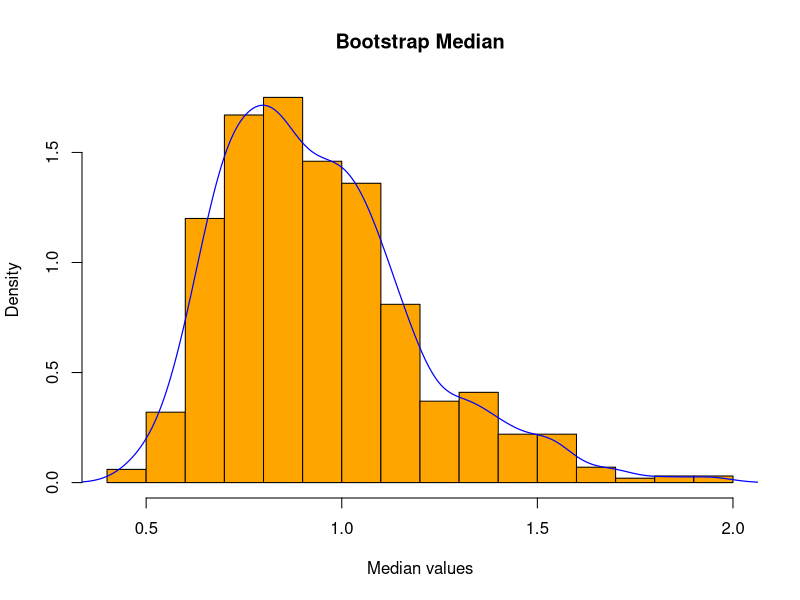
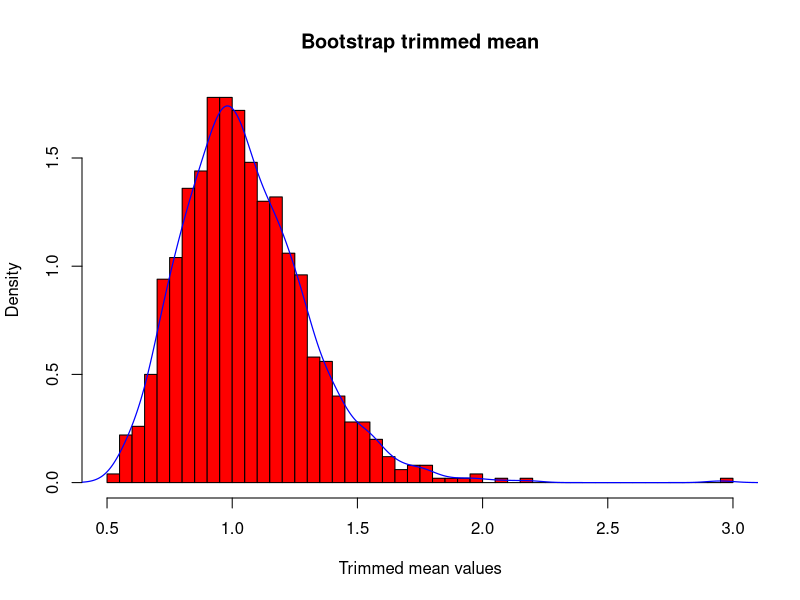
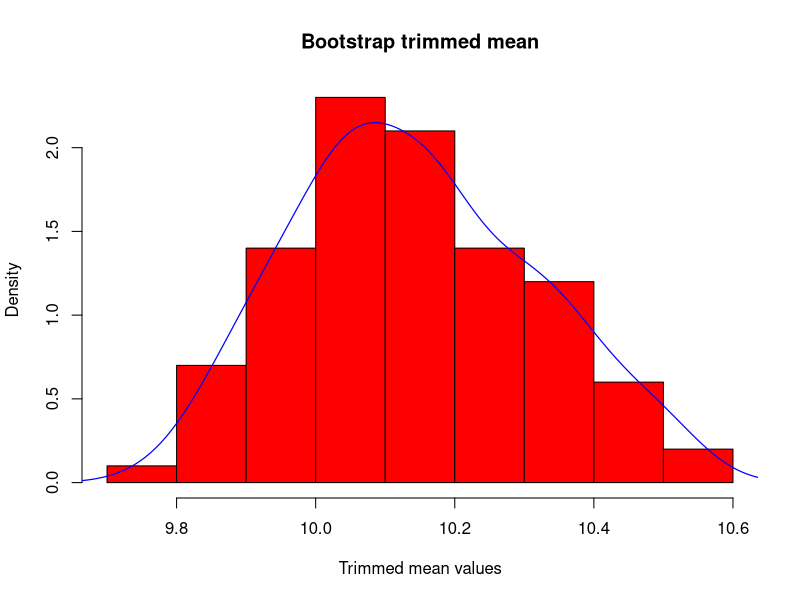
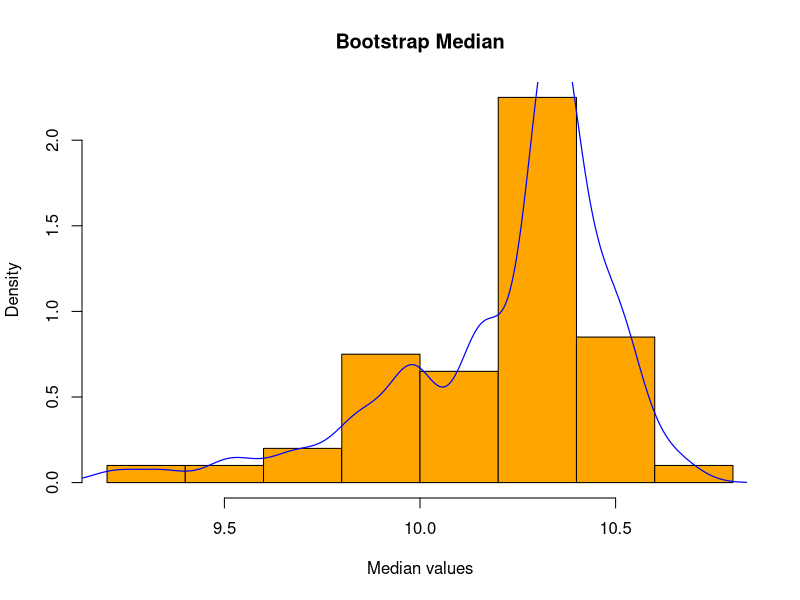
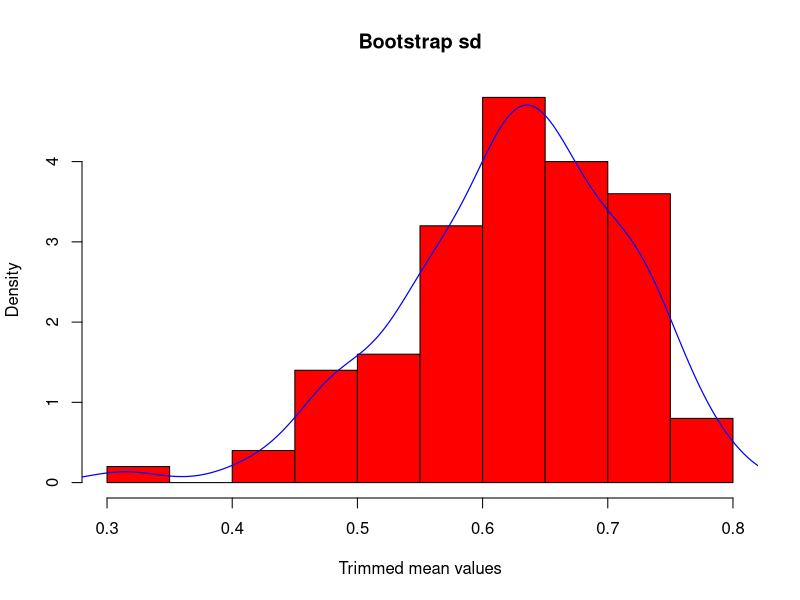
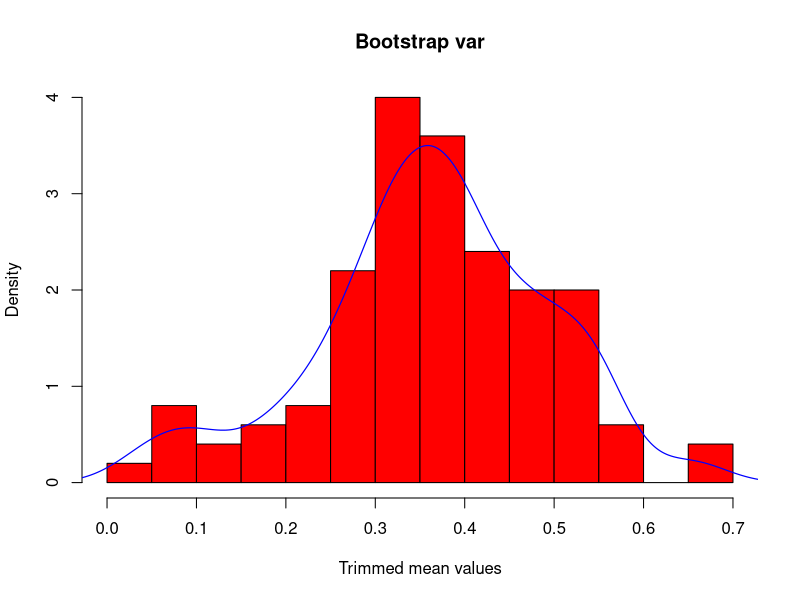

These charts were generated, in order, by the following R code:
#DATA
x <- c(2.1515841947629, 1.12687223865791, 0.450539957801455, 0.612649953344725, 
       8.81302614365099, 0.482044442321381, 0.684854830116726, 1.91373301851339, 
       0.414108851469476, 2.73720235504962, 1.40997463412646, 0.519265098505481, 
       1.60452133192737, 0.681669263493296, 2.83211613252523, 0.86794695251854, 
       0.982569898771445, 0.265595393497361, 1.72603520782446, 0.779635136736261, 
       1.56381604587928, 1.20688040620751, 0.615521199763738, 0.406758416651894, 
       0.114253382121742, 1.00515391989458, 2.06528976681373, 0.950134214861709, 
       0.501126829627956, 0.287111736499692, 0.515302160852769, 0.768866540743837, 
       1.71308706457317, 0.441581913426794, 0.995844800114274, 2.7566243025192, 
       0.73784027201879, 0.628065260346355, 1.45347331254509, 2.23647299992199, 
       0.484674138773892, 0.914943424235289, 1.50352298904134, 0.761519350072525, 
       0.977494295866494, 0.766397471905748, 0.713002224130612, 5.24126176496795, 
       1.2052276955735, 0.249154492009284, 0.653795053410932, 0.923751432198942, 
       0.853780565905928, 0.681721607570563, 1.20916342865606, 0.584912844986508, 
       1.05376906815525, 1.04838048165939, 1.3639852788365, 0.781525132321568, 
       1.11893838516444, 1.2059139301614, 1.49167648179161, 1.85953586493907, 
       0.722415266571323, 0.408327134006335, 1.76612748762178, 2.23984493489865, 
       2.4537409277851, 1.31565845419726, 1.86358394414171, 2.10815415969246, 
       2.47822363548838, 0.703328236381487, 0.718983245153106, 0.511055502687867, 
       0.375364996655719, 0.600670323610726, 0.601610139365746, 0.535321539175598, 
       1.16710142827028, 0.858435206677491, 0.447702380408224, 1.06553205294884, 
       1.14244477372062, 1.99960207857627, 0.63506087131869, 1.05902627162453, 
       1.67608037216048, 1.13916245267107, 1.14250513896218, 0.129638672942295, 
       0.376536846178602, 0.286943320500181, 1.4079180701742, 0.802353577930748, 
       0.490292677312944, 0.560042343452032, 2.81845649548964, 1.57880035624666, 
       3.46761868907154, 0.772103176743021, 1.69055401282719, 0.933396017665226, 
       0.500617850006273, 0.528735844999741, 1.63348169650271, 1.45830145793522, 
       0.617702274695232, 0.842578035066825, 0.419667852428402, 0.498534340788081, 
       0.826319345766062, 0.65189037232075, 0.577577734039332, 2.01251026441609
)

## EXAMPLE 4 p23:

ExFunc2 <- function(X ,B ,n){
  med_vec <- c()
  for(i in 1:B){
    Xstar <- sample(X ,n ,replace=TRUE)
    med_vec <- c(med_vec, median(Xstar))
  }
  SE <- sd(med_vec)
  
  hist(med_vec,
       freq = FALSE,
       main = "Bootstrap Median",
       xlab = "Median values",
       ylab = "Density",
       col = "orange",
       border = "black")
  lines(density(med_vec), col='blue', lwd=1.2)
  
  return(SE)
}

ExFunc2(x ,1000 ,10)
################################################################################
## EXAMPLE 5 p24:

ExFunc3 <- function(X,B,alpha,n){
  mean_vec <- c()
  for(i in 1:B){
    Xstar <- sample(X,n,replace = TRUE)
    mean_vec <- c(mean_vec, mean(Xstar, trim = alpha))
  }
  mean_ans = mean(mean_vec)
  var_ans = var(mean_vec)
  
  # Check if mean_vec is valid before plotting
  
  hist(mean_vec,
       breaks = "FD",  # Freedman–Diaconis rule handles skewed data well
       freq = FALSE,
       main = "Bootstrap trimmed mean",
       xlab = "Trimmed mean values",
       ylab = "Density",
       col = "red",
       border = "black")
  lines(density(mean_vec), col = 'blue', lwd = 1.2)

  return(c(mean_ans,var_ans))
}


ExFunc3(x ,1000 ,0.1, 10)

################################################################################
#EXAMPLE 6 p25:
#Data
X<-c(9.15,9.63,10.81,10.61,10.00,9.29,
     10.33,9.40,10.43,10.69,10.77,10.31,
     9.10,10.82,10.34)

ExFunc4 <- function(X, B, n, name){
  vec = c()
  
  if (name == 'mean')
  {
    ExFunc3(X, B, 0, n)[1] -> ans
    return(ans)
  }
  else if (name == 'median')
  {
    ans <- ExFunc2(X,B,n)
    return(ans)
  }
  else if (name == 'sd')
  {
    for (i in 1:B){
      Xstar <- sample(X,n,replace = TRUE)
      vec <- c(vec, sd(Xstar))
    }
    SE = sd(vec)
  }
  else if (name == 'var')
  {
    for (i in 1:B){
      Xstar <- sample(X,n,replace = TRUE)
      vec <- c(vec, var(Xstar))
    }
    SE = sd(vec)
  }
  else{ return('Not a valid statistic name!!')}
 
  hist(vec,
       breaks = "FD",  # Freedman–Diaconis rule handles skewed data well
       freq = FALSE,
       main = paste("Bootstrap",name),
       xlab = "Trimmed mean values",
       ylab = "Density",
       col = "red",
       border = "black")
  lines(density(vec), col = 'blue', lwd = 1.2) 
  
  return(SE)
}


ExFunc4(X, 100, 10, "mean")
ExFunc4(X, 100, 10, "median")
ExFunc4(X, 100, 10, "sd")
ExFunc4(X, 100, 10, "var")
